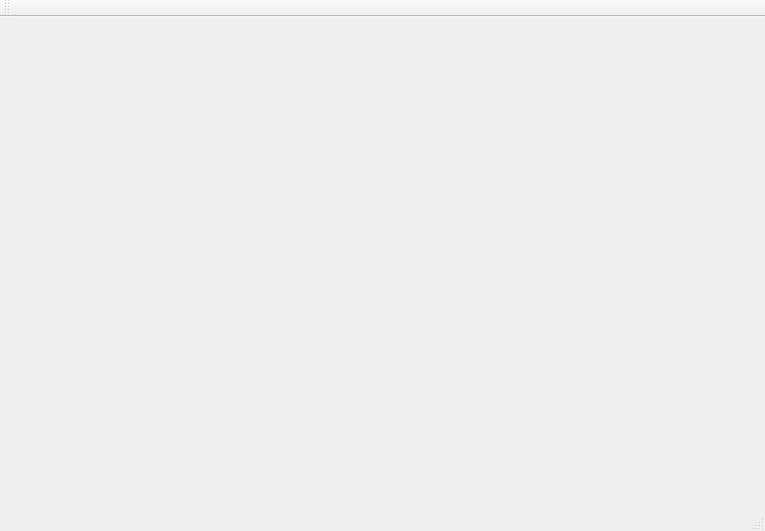
<?xml version="1.0" encoding="UTF-8"?>
<ui version="4.0">
 <class>MainWindow</class>
 <widget class="QMainWindow" name="MainWindow">
  <property name="geometry">
   <rect>
    <x>0</x>
    <y>0</y>
    <width>765</width>
    <height>531</height>
   </rect>
  </property>
  <property name="windowTitle">
   <string>MainWindow</string>
  </property>
  <widget class="QWidget" name="centralWidget">
   <layout class="QHBoxLayout" name="horizontalLayout">
    <item>
     <widget class="GameMapView" name="widget" native="true"/>
    </item>
   </layout>
  </widget>
  <widget class="QMenuBar" name="menuBar">
   <property name="geometry">
    <rect>
     <x>0</x>
     <y>0</y>
     <width>765</width>
     <height>23</height>
    </rect>
   </property>
  </widget>
  <widget class="QToolBar" name="mainToolBar">
   <attribute name="toolBarArea">
    <enum>TopToolBarArea</enum>
   </attribute>
   <attribute name="toolBarBreak">
    <bool>false</bool>
   </attribute>
  </widget>
  <widget class="QStatusBar" name="statusBar"/>
 </widget>
 <layoutdefault spacing="6" margin="11"/>
 <customwidgets>
  <customwidget>
   <class>GameMapView</class>
   <extends>QWidget</extends>
   <header>gamemapview.h</header>
   <container>1</container>
  </customwidget>
 </customwidgets>
 <resources/>
 <connections/>
</ui>
